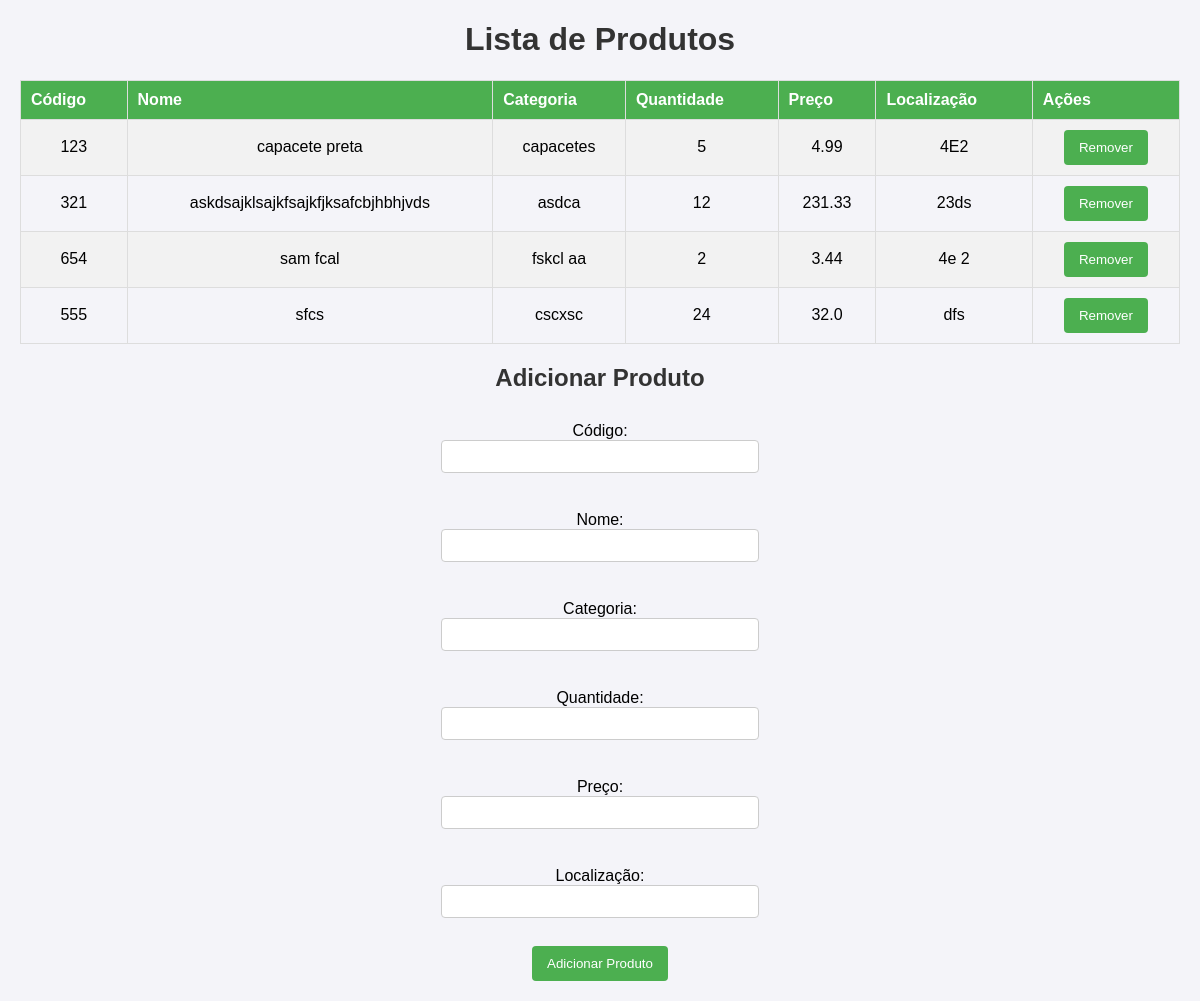
The page / on the database its author committed.
### tables this page shows
CREATE TABLE produtos (
            codigo TEXT PRIMARY KEY,
            nome TEXT,
            categoria TEXT,
            quantidade INTEGER,
            preco REAL,
            localizacao TEXT
        );

### app.py (the view)
@app.route('/')
def index():
    produtos = estoque.listar_produtos()
    return render_template('listar_produtos.html', produtos=produtos)

### estoque.py (called while the page is built)
    def listar_produtos(self):
        query = 'SELECT * FROM produtos'
        cursor = self.conn.execute(query)
        return cursor.fetchall()

### templates/listar_produtos.html (shortened to what this page needs)
<!DOCTYPE html>
<html lang="en">
<head>
    <link rel="stylesheet" href="{{ url_for('static', filename='style.css') }}">
</head>
<body>
    <h1>Lista de Produtos</h1>
    <table border="1">
        <tr>
            <th>Código</th>
            <th>Nome</th>
            <th>Categoria</th>
            <th>Quantidade</th>
            <th>Preço</th>
            <th>Localização</th>
            <th>Ações</th>
        </tr>
        {% for produto in produtos %}
        <tr>
            <td>{{ produto[0] }}</td>
            <td>{{ produto[1] }}</td>
            <td>{{ produto[2] }}</td>
            <td>{{ produto[3] }}</td>
            <td>{{ produto[4] }}</td>
            <td>{{ produto[5] }}</td>
            <td>
                <form action="{{ url_for('remover_produto', codigo=produto[0]) }}" method="post" style="display:inline;">
                    <button type="submit">Remover</button>
                </form>
            </td>
        </tr>
        {% endfor %}
    </table>
    <h2>Adicionar Produto</h2>
    <form action="{{ url_for('adicionar_produto') }}" method="post">
        <label>Código:</label><input type="text" name="codigo"><br>
        <label>Nome:</label><input type="text" name="nome"><br>
        <label>Categoria:</label><input type="text" name="categoria"><br>
        <label>Quantidade:</label><input type="number" name="quantidade"><br>
        <label>Preço:</label><input type="text" name="preco"><br>
        <label>Localização:</label><input type="text" name="localizacao"><br>
        <button type="submit">Adicionar Produto</button>
    </form>
</body>
</html>

### static/style.css (style rules this page uses)
body { font-family: Arial, sans-serif; margin: 20px; background-color: #f4f4f9; }
h1, h2 { color: #333; text-align: center; }
table { width: 100%; border-collapse: collapse; margin: 20px 0; }
table, th, td { border: 1px solid #ddd; padding: 10px; }
th { background-color: #4CAF50; color: white; text-align: left; }
td { text-align: center; }
tr:nth-child(even) { background-color: #f2f2f2; }
form { display: flex; flex-direction: column; align-items: center; margin: 20px 0; }
form label { margin-top: 10px; }
form input { padding: 8px; width: 300px; margin-bottom: 10px; border: 1px solid #ccc; border-radius: 4px; }
button { background-color: #4CAF50; color: white; padding: 10px 15px; border: none; border-radius: 4px; cursor: pointer; }

### rows shown on the page
produtos: codigo "123", nome "capacete preta", categoria "capacetes", quantidade "5", preco "4.99", localizacao "4E2"
produtos: codigo "321", nome "askdsajklsajkfsajkfjksafcbjhbhjvds", categoria "asdca", quantidade "12", preco "231.33", localizacao "23ds"
produtos: codigo "654", nome "sam fcal", categoria "fskcl aa", quantidade "2", preco "3.44", localizacao "4e 2"
produtos: codigo "555", nome "sfcs", categoria "cscxsc", quantidade "24", preco "32.0", localizacao "dfs"
